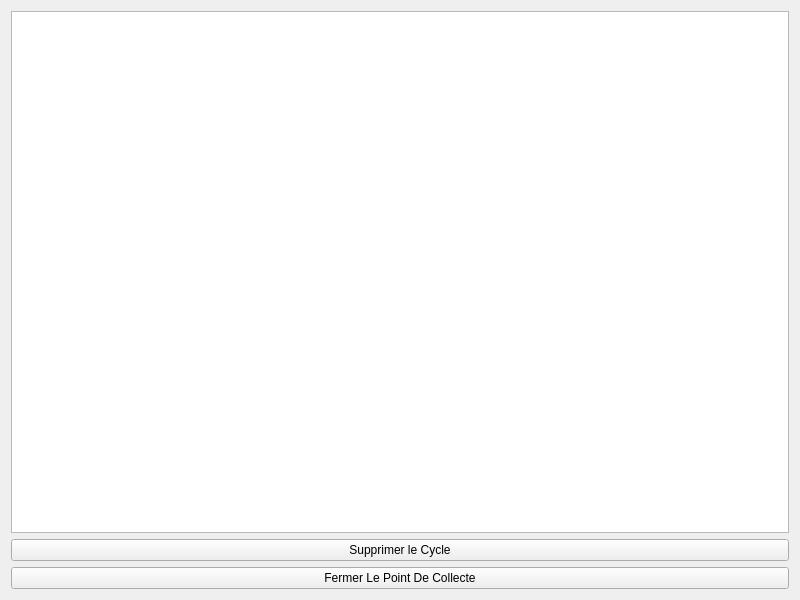
<?xml version="1.0" encoding="UTF-8"?>
<ui version="4.0">
 <class>GestionOuverturePCPanel</class>
 <widget class="QWidget" name="GestionOuverturePCPanel">
  <property name="geometry">
   <rect>
    <x>0</x>
    <y>0</y>
    <width>800</width>
    <height>600</height>
   </rect>
  </property>
  <property name="windowTitle">
   <string>GestionOuverturePCPanel</string>
  </property>
  <layout class="QHBoxLayout" name="horizontalLayout">
   <item>
    <layout class="QVBoxLayout" name="verticalLayout">
     <property name="sizeConstraint">
      <enum>QLayout::SetDefaultConstraint</enum>
     </property>
     <item>
      <widget class="QTableView" name="tableView">
       <property name="sizePolicy">
        <sizepolicy hsizetype="Expanding" vsizetype="Expanding">
         <horstretch>0</horstretch>
         <verstretch>0</verstretch>
        </sizepolicy>
       </property>
       <property name="editTriggers">
        <set>QAbstractItemView::NoEditTriggers</set>
       </property>
       <property name="selectionMode">
        <enum>QAbstractItemView::SingleSelection</enum>
       </property>
       <property name="selectionBehavior">
        <enum>QAbstractItemView::SelectRows</enum>
       </property>
       <attribute name="verticalHeaderVisible">
        <bool>false</bool>
       </attribute>
      </widget>
     </item>
     <item>
      <widget class="QPushButton" name="pushButton">
       <property name="text">
        <string>Supprimer le Cycle</string>
       </property>
      </widget>
     </item>
     <item>
      <widget class="QPushButton" name="pushButton_2">
       <property name="text">
        <string>Fermer Le Point De Collecte</string>
       </property>
      </widget>
     </item>
    </layout>
   </item>
  </layout>
 </widget>
 <resources/>
 <connections/>
</ui>
